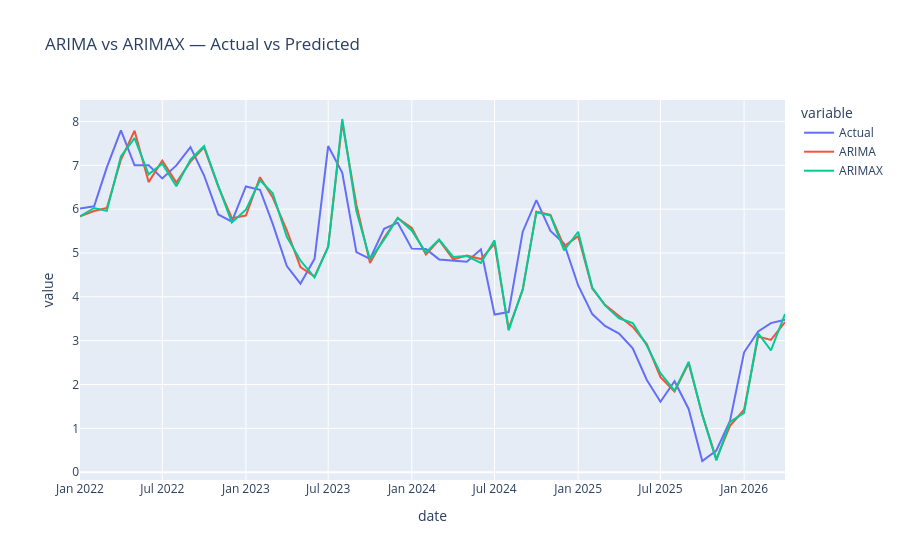

Notebook source saved alongside this figure:
### Code cell
results_x = pd.DataFrame({
    'Actual': test_cpi.values,
    'ARIMA': predictions,
    'ARIMAX': predictions_x
}, index=test_cpi.index)

fig = px.line(results_x, title='ARIMA vs ARIMAX — Actual vs Predicted')
fig.show()
